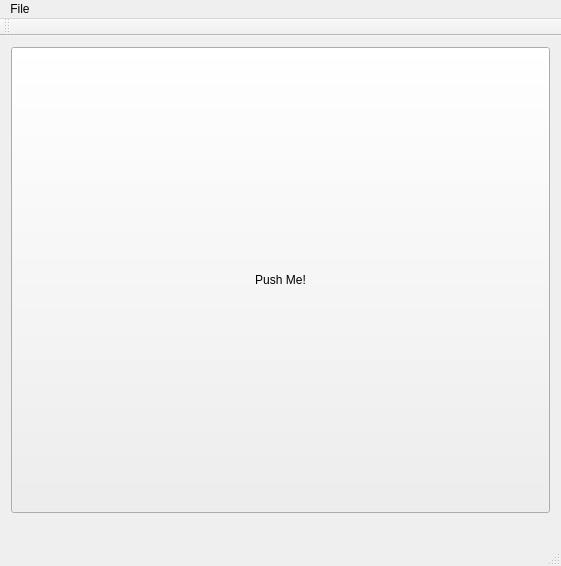
<?xml version="1.0" encoding="UTF-8"?>
<ui version="4.0">
 <class>RainbowTablesClass</class>
 <widget class="QMainWindow" name="RainbowTablesClass">
  <property name="geometry">
   <rect>
    <x>0</x>
    <y>0</y>
    <width>561</width>
    <height>566</height>
   </rect>
  </property>
  <property name="windowTitle">
   <string>RainbowTables</string>
  </property>
  <widget class="QWidget" name="centralWidget">
   <layout class="QVBoxLayout" name="verticalLayout" stretch="0">
    <property name="sizeConstraint">
     <enum>QLayout::SetNoConstraint</enum>
    </property>
    <item>
     <layout class="QVBoxLayout" name="verticalLayout_2" stretch="1,0">
      <item>
       <widget class="QPushButton" name="pushButton">
        <property name="sizePolicy">
         <sizepolicy hsizetype="Minimum" vsizetype="Minimum">
          <horstretch>0</horstretch>
          <verstretch>0</verstretch>
         </sizepolicy>
        </property>
        <property name="text">
         <string>Push Me!</string>
        </property>
       </widget>
      </item>
      <item>
       <widget class="QLabel" name="TextLabel">
        <property name="text">
         <string/>
        </property>
        <property name="alignment">
         <set>Qt::AlignCenter</set>
        </property>
       </widget>
      </item>
     </layout>
    </item>
   </layout>
  </widget>
  <widget class="QMenuBar" name="menuBar">
   <property name="geometry">
    <rect>
     <x>0</x>
     <y>0</y>
     <width>561</width>
     <height>21</height>
    </rect>
   </property>
   <widget class="QMenu" name="menuFile">
    <property name="title">
     <string>File</string>
    </property>
    <addaction name="actionExit"/>
   </widget>
   <addaction name="menuFile"/>
  </widget>
  <widget class="QToolBar" name="mainToolBar">
   <attribute name="toolBarArea">
    <enum>TopToolBarArea</enum>
   </attribute>
   <attribute name="toolBarBreak">
    <bool>false</bool>
   </attribute>
  </widget>
  <widget class="QStatusBar" name="statusBar"/>
  <action name="actionExit">
   <property name="text">
    <string>Exit</string>
   </property>
  </action>
  <action name="actionHelp">
   <property name="text">
    <string>Help</string>
   </property>
  </action>
 </widget>
 <layoutdefault spacing="6" margin="11"/>
 <resources>
  <include location="rainbowtables.qrc"/>
 </resources>
 <connections>
  <connection>
   <sender>actionExit</sender>
   <signal>triggered()</signal>
   <receiver>RainbowTablesClass</receiver>
   <slot>close()</slot>
   <hints>
    <hint type="sourcelabel">
     <x>-1</x>
     <y>-1</y>
    </hint>
    <hint type="destinationlabel">
     <x>280</x>
     <y>282</y>
    </hint>
   </hints>
  </connection>
  <connection>
   <sender>pushButton</sender>
   <signal>clicked()</signal>
   <receiver>RainbowTablesClass</receiver>
   <slot>buttonClick()</slot>
   <hints>
    <hint type="sourcelabel">
     <x>280</x>
     <y>279</y>
    </hint>
    <hint type="destinationlabel">
     <x>280</x>
     <y>282</y>
    </hint>
   </hints>
  </connection>
 </connections>
 <slots>
  <slot>buttonClick()</slot>
 </slots>
</ui>
